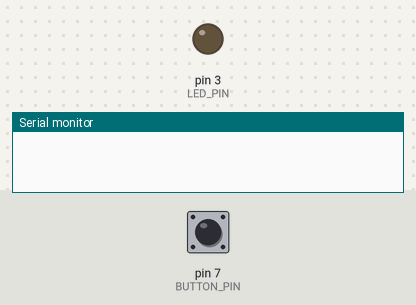
Bench run of a sketch on a simulated Arduino Uno, built with avr-gcc and run on an emulated ATmega328P. On the bench: output pins drawn as LEDs (lit = HIGH), the last lines printed to the serial monitor. Inputs (shaded band) come from the test bench; at power-on: pin 7 (BUTTON_PIN) HIGH.

Above: at 1.2 s.
1.3 s: pin 7 (BUTTON_PIN) pulled LOW for 0.15 s
At 2.5 s:
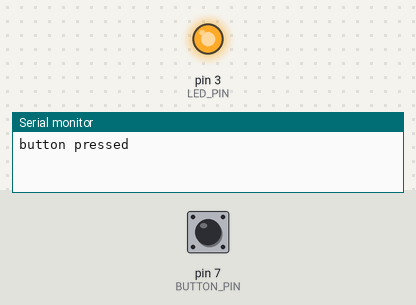
2.9 s: pin 7 (BUTTON_PIN) pulled LOW for 1 s
At 3.9 s:
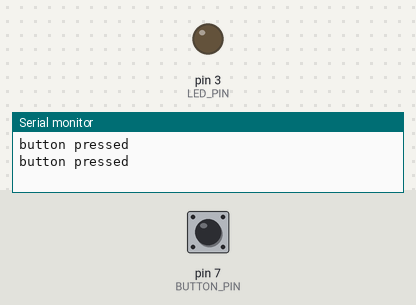
5.4 s: pin 7 (BUTTON_PIN) pulled LOW for 3.2 s
At 5.8 s:
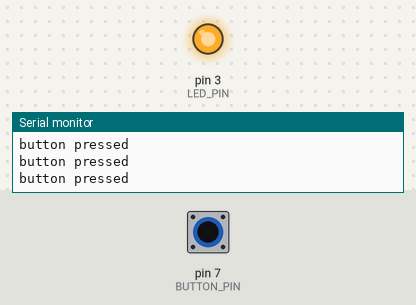
Timing chart, 0 to 8.4 s (numbered marks = the images above; inputs shaded):
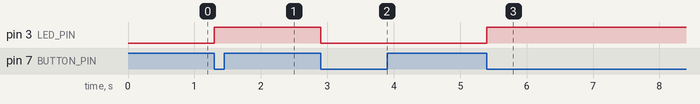

Measured:
- after the input at 1.3 s, pin 3 (LED_PIN): LOW → HIGH at once
- after the input at 2.9 s, pin 3 (LED_PIN): HIGH → LOW at once
- after the input at 5.4 s, pin 3 (LED_PIN): LOW → HIGH at once

The sketch:

job09.ino
```cpp
/* toggle LED on and off */

// constant variables:
const int BUTTON_PIN = 7;
const int LED_PIN    = 3;

// variables that will change:
int ledState = LOW; // the current state of LED
int lastButtonState; // the previous state of button
int currentButtonState; // the current state of button

void setup() {
  Serial.begin(9600); // initialize serial
  pinMode(BUTTON_PIN, INPUT_PULLUP); // set arduino pin to input pull-up mode
  pinMode(LED_PIN, OUTPUT); // set arduino pin to output mode

  currentButtonState = digitalRead(BUTTON_PIN);
}

void loop() {
  lastButtonState = currentButtonState; // save the last state
  currentButtonState = digitalRead(BUTTON_PIN); // read new state

  if(lastButtonState == HIGH && currentButtonState == LOW) {
    Serial.println("button pressed");

    // toggle state of LED
    ledState = !ledState;

    // control LED arccoding to the toggled state
    digitalWrite(LED_PIN, ledState);
  }
}
```
